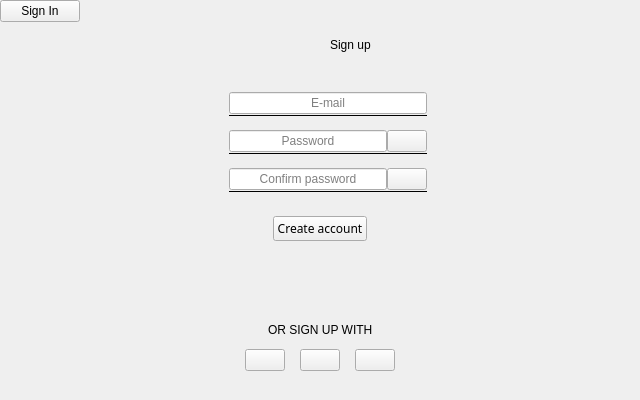
<?xml version="1.0" encoding="UTF-8"?>
<ui version="4.0">
 <class>SignUpSmall</class>
 <widget class="QWidget" name="SignUpSmall">
  <property name="geometry">
   <rect>
    <x>0</x>
    <y>0</y>
    <width>640</width>
    <height>400</height>
   </rect>
  </property>
  <property name="windowTitle">
   <string>Form</string>
  </property>
  <layout class="QVBoxLayout" name="verticalLayout">
   <property name="spacing">
    <number>0</number>
   </property>
   <property name="leftMargin">
    <number>0</number>
   </property>
   <property name="topMargin">
    <number>0</number>
   </property>
   <property name="rightMargin">
    <number>0</number>
   </property>
   <property name="bottomMargin">
    <number>0</number>
   </property>
   <item>
    <layout class="QHBoxLayout" name="horizontalLayout_28">
     <property name="spacing">
      <number>0</number>
     </property>
     <item>
      <layout class="QVBoxLayout" name="verticalLayout_30">
       <property name="spacing">
        <number>0</number>
       </property>
       <item>
        <widget class="QPushButton" name="btBack">
         <property name="cursor">
          <cursorShape>PointingHandCursor</cursorShape>
         </property>
         <property name="focusPolicy">
          <enum>Qt::StrongFocus</enum>
         </property>
         <property name="text">
          <string>Sign In</string>
         </property>
         <property name="icon">
          <iconset resource="../resources/common/common.qrc">
           <normaloff>:/pics/back_icon.png</normaloff>:/pics/back_icon.png</iconset>
         </property>
         <property name="flat">
          <bool>false</bool>
         </property>
        </widget>
       </item>
       <item>
        <spacer name="verticalSpacer_25">
         <property name="orientation">
          <enum>Qt::Vertical</enum>
         </property>
         <property name="sizeType">
          <enum>QSizePolicy::Expanding</enum>
         </property>
         <property name="sizeHint" stdset="0">
          <size>
           <width>20</width>
           <height>20</height>
          </size>
         </property>
        </spacer>
       </item>
      </layout>
     </item>
     <item>
      <spacer name="horizontalSpacer_47">
       <property name="orientation">
        <enum>Qt::Horizontal</enum>
       </property>
       <property name="sizeType">
        <enum>QSizePolicy::Expanding</enum>
       </property>
       <property name="sizeHint" stdset="0">
        <size>
         <width>40</width>
         <height>20</height>
        </size>
       </property>
      </spacer>
     </item>
     <item>
      <layout class="QVBoxLayout" name="verticalLayout_20">
       <property name="spacing">
        <number>0</number>
       </property>
       <item>
        <spacer name="verticalSpacer_24">
         <property name="orientation">
          <enum>Qt::Vertical</enum>
         </property>
         <property name="sizeType">
          <enum>QSizePolicy::Fixed</enum>
         </property>
         <property name="sizeHint" stdset="0">
          <size>
           <width>20</width>
           <height>11</height>
          </size>
         </property>
        </spacer>
       </item>
       <item>
        <layout class="QVBoxLayout" name="verticalLayout_31">
         <item>
          <widget class="QLabel" name="lbTitle">
           <property name="text">
            <string>Sign up</string>
           </property>
          </widget>
         </item>
        </layout>
       </item>
      </layout>
     </item>
     <item>
      <spacer name="horizontalSpacer_48">
       <property name="orientation">
        <enum>Qt::Horizontal</enum>
       </property>
       <property name="sizeType">
        <enum>QSizePolicy::Expanding</enum>
       </property>
       <property name="sizeHint" stdset="0">
        <size>
         <width>40</width>
         <height>20</height>
        </size>
       </property>
      </spacer>
     </item>
     <item>
      <layout class="QVBoxLayout" name="verticalLayout_32">
       <property name="spacing">
        <number>0</number>
       </property>
       <item>
        <widget class="QWidget" name="wgBackSpacing" native="true"/>
       </item>
       <item>
        <spacer name="verticalSpacer_28">
         <property name="orientation">
          <enum>Qt::Vertical</enum>
         </property>
         <property name="sizeType">
          <enum>QSizePolicy::Expanding</enum>
         </property>
         <property name="sizeHint" stdset="0">
          <size>
           <width>20</width>
           <height>20</height>
          </size>
         </property>
        </spacer>
       </item>
      </layout>
     </item>
    </layout>
   </item>
   <item>
    <widget class="QLabel" name="lbMessage">
     <property name="text">
      <string/>
     </property>
     <property name="alignment">
      <set>Qt::AlignBottom|Qt::AlignHCenter</set>
     </property>
    </widget>
   </item>
   <item>
    <layout class="QHBoxLayout" name="horizontalLayout_14">
     <property name="spacing">
      <number>0</number>
     </property>
     <item>
      <spacer name="horizontalSpacer_44">
       <property name="orientation">
        <enum>Qt::Horizontal</enum>
       </property>
       <property name="sizeType">
        <enum>QSizePolicy::Expanding</enum>
       </property>
       <property name="sizeHint" stdset="0">
        <size>
         <width>20</width>
         <height>20</height>
        </size>
       </property>
      </spacer>
     </item>
     <item>
      <widget class="QWidget" name="wgEdits" native="true">
       <layout class="QVBoxLayout" name="verticalLayout_8">
        <property name="spacing">
         <number>13</number>
        </property>
        <property name="leftMargin">
         <number>0</number>
        </property>
        <property name="topMargin">
         <number>0</number>
        </property>
        <property name="rightMargin">
         <number>0</number>
        </property>
        <property name="bottomMargin">
         <number>0</number>
        </property>
        <item>
         <layout class="QHBoxLayout" name="horizontalLayout_3">
          <property name="spacing">
           <number>9</number>
          </property>
          <item>
           <widget class="QLabel" name="lblMail">
            <property name="sizePolicy">
             <sizepolicy hsizetype="Fixed" vsizetype="Fixed">
              <horstretch>0</horstretch>
              <verstretch>0</verstretch>
             </sizepolicy>
            </property>
            <property name="text">
             <string/>
            </property>
            <property name="scaledContents">
             <bool>true</bool>
            </property>
           </widget>
          </item>
          <item>
           <layout class="QVBoxLayout" name="verticalLayout_5">
            <property name="spacing">
             <number>0</number>
            </property>
            <item>
             <widget class="QLineEdit" name="edMail">
              <property name="text">
               <string/>
              </property>
              <property name="maxLength">
               <number>336</number>
              </property>
              <property name="alignment">
               <set>Qt::AlignCenter</set>
              </property>
              <property name="placeholderText">
               <string>E-mail</string>
              </property>
             </widget>
            </item>
            <item>
             <widget class="Line" name="lineMail">
              <property name="frameShadow">
               <enum>QFrame::Plain</enum>
              </property>
              <property name="midLineWidth">
               <number>1</number>
              </property>
              <property name="orientation">
               <enum>Qt::Horizontal</enum>
              </property>
             </widget>
            </item>
           </layout>
          </item>
         </layout>
        </item>
        <item>
         <layout class="QHBoxLayout" name="horizontalLayout_15">
          <property name="spacing">
           <number>9</number>
          </property>
          <item>
           <widget class="QLabel" name="lblPassword">
            <property name="sizePolicy">
             <sizepolicy hsizetype="Fixed" vsizetype="Fixed">
              <horstretch>0</horstretch>
              <verstretch>0</verstretch>
             </sizepolicy>
            </property>
            <property name="text">
             <string/>
            </property>
           </widget>
          </item>
          <item>
           <layout class="QVBoxLayout" name="verticalLayout_4">
            <property name="spacing">
             <number>0</number>
            </property>
            <item>
             <layout class="QHBoxLayout" name="horizontalLayout_5">
              <property name="spacing">
               <number>0</number>
              </property>
              <property name="topMargin">
               <number>0</number>
              </property>
              <item>
               <widget class="QLineEdit" name="edPassword">
                <property name="text">
                 <string/>
                </property>
                <property name="maxLength">
                 <number>336</number>
                </property>
                <property name="echoMode">
                 <enum>QLineEdit::Password</enum>
                </property>
                <property name="alignment">
                 <set>Qt::AlignCenter</set>
                </property>
                <property name="placeholderText">
                 <string>Password</string>
                </property>
               </widget>
              </item>
              <item>
               <widget class="QPushButton" name="btShow">
                <property name="focusPolicy">
                 <enum>Qt::StrongFocus</enum>
                </property>
                <property name="checkable">
                 <bool>true</bool>
                </property>
                <property name="flat">
                 <bool>false</bool>
                </property>
               </widget>
              </item>
             </layout>
            </item>
            <item>
             <widget class="Line" name="linePassword">
              <property name="frameShadow">
               <enum>QFrame::Plain</enum>
              </property>
              <property name="midLineWidth">
               <number>1</number>
              </property>
              <property name="orientation">
               <enum>Qt::Horizontal</enum>
              </property>
             </widget>
            </item>
           </layout>
          </item>
         </layout>
        </item>
        <item>
         <layout class="QHBoxLayout" name="horizontalLayout_2">
          <property name="spacing">
           <number>9</number>
          </property>
          <property name="topMargin">
           <number>0</number>
          </property>
          <item>
           <widget class="QLabel" name="lblConfPassword">
            <property name="sizePolicy">
             <sizepolicy hsizetype="Fixed" vsizetype="Fixed">
              <horstretch>0</horstretch>
              <verstretch>0</verstretch>
             </sizepolicy>
            </property>
            <property name="text">
             <string/>
            </property>
           </widget>
          </item>
          <item>
           <layout class="QVBoxLayout" name="verticalLayout_6">
            <property name="spacing">
             <number>0</number>
            </property>
            <property name="topMargin">
             <number>0</number>
            </property>
            <property name="rightMargin">
             <number>0</number>
            </property>
            <item>
             <layout class="QHBoxLayout" name="horizontalLayout_4">
              <property name="spacing">
               <number>0</number>
              </property>
              <property name="rightMargin">
               <number>0</number>
              </property>
              <item>
               <widget class="QLineEdit" name="edConfPassword">
                <property name="inputMethodHints">
                 <set>Qt::ImhHiddenText|Qt::ImhNoAutoUppercase|Qt::ImhNoPredictiveText|Qt::ImhSensitiveData</set>
                </property>
                <property name="echoMode">
                 <enum>QLineEdit::Password</enum>
                </property>
                <property name="alignment">
                 <set>Qt::AlignCenter</set>
                </property>
                <property name="placeholderText">
                 <string>Confirm password</string>
                </property>
               </widget>
              </item>
              <item>
               <widget class="QPushButton" name="btConfShow">
                <property name="focusPolicy">
                 <enum>Qt::StrongFocus</enum>
                </property>
                <property name="checkable">
                 <bool>true</bool>
                </property>
                <property name="flat">
                 <bool>false</bool>
                </property>
               </widget>
              </item>
             </layout>
            </item>
            <item>
             <widget class="Line" name="lineConfPassword">
              <property name="maximumSize">
               <size>
                <width>336</width>
                <height>16777215</height>
               </size>
              </property>
              <property name="frameShadow">
               <enum>QFrame::Plain</enum>
              </property>
              <property name="midLineWidth">
               <number>1</number>
              </property>
              <property name="orientation">
               <enum>Qt::Horizontal</enum>
              </property>
             </widget>
            </item>
           </layout>
          </item>
         </layout>
        </item>
       </layout>
      </widget>
     </item>
     <item>
      <spacer name="horizontalSpacer_46">
       <property name="orientation">
        <enum>Qt::Horizontal</enum>
       </property>
       <property name="sizeType">
        <enum>QSizePolicy::Expanding</enum>
       </property>
       <property name="sizeHint" stdset="0">
        <size>
         <width>20</width>
         <height>20</height>
        </size>
       </property>
      </spacer>
     </item>
    </layout>
   </item>
   <item>
    <spacer name="verticalSpacer">
     <property name="orientation">
      <enum>Qt::Vertical</enum>
     </property>
     <property name="sizeType">
      <enum>QSizePolicy::Fixed</enum>
     </property>
     <property name="sizeHint" stdset="0">
      <size>
       <width>20</width>
       <height>23</height>
      </size>
     </property>
    </spacer>
   </item>
   <item>
    <layout class="QHBoxLayout" name="horizontalLayout_22">
     <property name="topMargin">
      <number>0</number>
     </property>
     <item>
      <spacer name="horizontalSpacer_37">
       <property name="orientation">
        <enum>Qt::Horizontal</enum>
       </property>
       <property name="sizeType">
        <enum>QSizePolicy::Expanding</enum>
       </property>
       <property name="sizeHint" stdset="0">
        <size>
         <width>40</width>
         <height>20</height>
        </size>
       </property>
      </spacer>
     </item>
     <item>
      <widget class="QPushButton" name="btCreate">
       <property name="enabled">
        <bool>true</bool>
       </property>
       <property name="font">
        <font>
         <family>Regular</family>
         <weight>50</weight>
         <italic>false</italic>
         <bold>false</bold>
        </font>
       </property>
       <property name="focusPolicy">
        <enum>Qt::StrongFocus</enum>
       </property>
       <property name="text">
        <string>Create account</string>
       </property>
       <property name="flat">
        <bool>false</bool>
       </property>
      </widget>
     </item>
     <item>
      <spacer name="horizontalSpacer_38">
       <property name="orientation">
        <enum>Qt::Horizontal</enum>
       </property>
       <property name="sizeHint" stdset="0">
        <size>
         <width>40</width>
         <height>20</height>
        </size>
       </property>
      </spacer>
     </item>
    </layout>
   </item>
   <item>
    <spacer name="verticalSpacer_2">
     <property name="orientation">
      <enum>Qt::Vertical</enum>
     </property>
     <property name="sizeType">
      <enum>QSizePolicy::Expanding</enum>
     </property>
     <property name="sizeHint" stdset="0">
      <size>
       <width>20</width>
       <height>79</height>
      </size>
     </property>
    </spacer>
   </item>
   <item>
    <layout class="QHBoxLayout" name="horizontalLayout">
     <item>
      <spacer name="horizontalSpacer_5">
       <property name="orientation">
        <enum>Qt::Horizontal</enum>
       </property>
       <property name="sizeHint" stdset="0">
        <size>
         <width>40</width>
         <height>20</height>
        </size>
       </property>
      </spacer>
     </item>
     <item>
      <widget class="QLabel" name="lblSignUpWith">
       <property name="text">
        <string>OR SIGN UP WITH</string>
       </property>
      </widget>
     </item>
     <item>
      <spacer name="horizontalSpacer_6">
       <property name="orientation">
        <enum>Qt::Horizontal</enum>
       </property>
       <property name="sizeHint" stdset="0">
        <size>
         <width>40</width>
         <height>20</height>
        </size>
       </property>
      </spacer>
     </item>
    </layout>
   </item>
   <item>
    <spacer name="verticalSpacer_7">
     <property name="orientation">
      <enum>Qt::Vertical</enum>
     </property>
     <property name="sizeType">
      <enum>QSizePolicy::Fixed</enum>
     </property>
     <property name="sizeHint" stdset="0">
      <size>
       <width>20</width>
       <height>6</height>
      </size>
     </property>
    </spacer>
   </item>
   <item>
    <layout class="QHBoxLayout" name="horizontalLayout_6">
     <item>
      <spacer name="horizontalSpacer_55">
       <property name="orientation">
        <enum>Qt::Horizontal</enum>
       </property>
       <property name="sizeType">
        <enum>QSizePolicy::Expanding</enum>
       </property>
       <property name="sizeHint" stdset="0">
        <size>
         <width>40</width>
         <height>20</height>
        </size>
       </property>
      </spacer>
     </item>
     <item>
      <layout class="QHBoxLayout" name="horizontalLayout_7">
       <property name="spacing">
        <number>15</number>
       </property>
       <property name="rightMargin">
        <number>0</number>
       </property>
       <item>
        <widget class="QPushButton" name="btFacebook">
         <property name="sizePolicy">
          <sizepolicy hsizetype="Fixed" vsizetype="Fixed">
           <horstretch>0</horstretch>
           <verstretch>0</verstretch>
          </sizepolicy>
         </property>
         <property name="cursor">
          <cursorShape>PointingHandCursor</cursorShape>
         </property>
         <property name="focusPolicy">
          <enum>Qt::StrongFocus</enum>
         </property>
         <property name="text">
          <string/>
         </property>
         <property name="flat">
          <bool>false</bool>
         </property>
        </widget>
       </item>
       <item>
        <widget class="QPushButton" name="btTwitter">
         <property name="sizePolicy">
          <sizepolicy hsizetype="Fixed" vsizetype="Fixed">
           <horstretch>0</horstretch>
           <verstretch>0</verstretch>
          </sizepolicy>
         </property>
         <property name="cursor">
          <cursorShape>PointingHandCursor</cursorShape>
         </property>
         <property name="focusPolicy">
          <enum>Qt::StrongFocus</enum>
         </property>
         <property name="flat">
          <bool>false</bool>
         </property>
        </widget>
       </item>
       <item>
        <widget class="QPushButton" name="btGoogle">
         <property name="sizePolicy">
          <sizepolicy hsizetype="Fixed" vsizetype="Fixed">
           <horstretch>0</horstretch>
           <verstretch>0</verstretch>
          </sizepolicy>
         </property>
         <property name="cursor">
          <cursorShape>PointingHandCursor</cursorShape>
         </property>
         <property name="focusPolicy">
          <enum>Qt::StrongFocus</enum>
         </property>
         <property name="text">
          <string/>
         </property>
         <property name="flat">
          <bool>false</bool>
         </property>
        </widget>
       </item>
      </layout>
     </item>
     <item>
      <spacer name="horizontalSpacer_49">
       <property name="orientation">
        <enum>Qt::Horizontal</enum>
       </property>
       <property name="sizeType">
        <enum>QSizePolicy::Expanding</enum>
       </property>
       <property name="sizeHint" stdset="0">
        <size>
         <width>40</width>
         <height>28</height>
        </size>
       </property>
      </spacer>
     </item>
    </layout>
   </item>
   <item>
    <spacer name="verticalSpacer_5">
     <property name="orientation">
      <enum>Qt::Vertical</enum>
     </property>
     <property name="sizeType">
      <enum>QSizePolicy::Fixed</enum>
     </property>
     <property name="sizeHint" stdset="0">
      <size>
       <width>20</width>
       <height>26</height>
      </size>
     </property>
    </spacer>
   </item>
  </layout>
 </widget>
 <resources>
  <include location="../resources/common/common.qrc"/>
  <include location="../resources/common/common.qrc"/>
 </resources>
 <connections/>
</ui>
